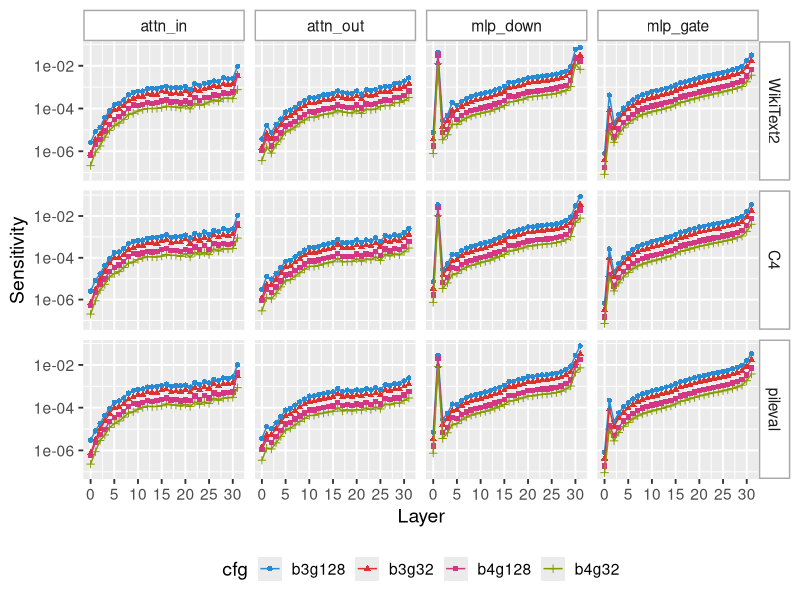

Reproduce this figure in R.
#!/usr/bin/env Rscript

library(tidyverse)
library(ggthemes)
library(ggplot2)

df_all <- read_csv("data/llama-sensitivity.csv")

df_layer <- df_all |>
  filter(model == "Llama-2-7b-hf") |>
  filter(nbits != 2 & (group_size == 32 | group_size == 128)) |>
  mutate(
    cfg = paste0("b", nbits, "g", group_size)
  ) |>
  select(-c("nbits", "group_size")) |>
  mutate(
    dataset = factor(
      dataset,
      levels = c("wikitext", "c4", "pileval", "bos"),
      labels = c("WikiText2", "C4", "pileval", "BoS")
    )
  )

plt <- ggplot(df_layer, aes(x = layer, y = sensitivity)) +
  geom_point(
    size = 1.5,
    aes(shape = cfg, color = cfg)
  ) +
  geom_line(
    linewidth = 0.5,
    aes(color = cfg)
  ) +
  labs(x = "Layer", y = "Sensitivity") +
  scale_x_continuous(
    breaks = seq(0, 40, 5)
  ) +
  scale_y_continuous(trans = "log10") +
  theme_gray(base_size = 14) +
  theme(
    legend.position = "bottom"
  ) +
  guides(color = guide_legend(nrow = 1)) +
  facet_grid(dataset ~ part, scales = "free") +
  theme(
    strip.background = element_rect(
      color = "darkgray", fill = "white", linewidth = 1.0, linetype = "solid"
    )
  ) +
  scale_color_solarized()
ggsave(
  "pdfs/sensi-by-moduel.pdf",
  plot = plt,
  width = 10,
  height = 6
)
